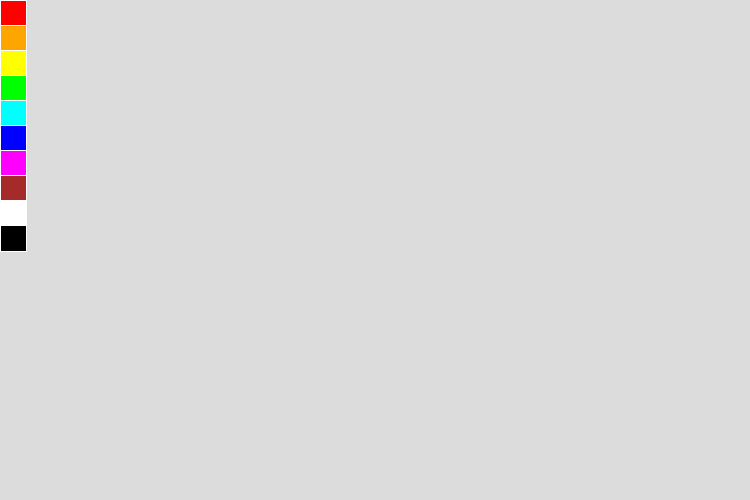
Frame 1 (no input)
Frame 60 (no input): identical to frame 1, image omitted
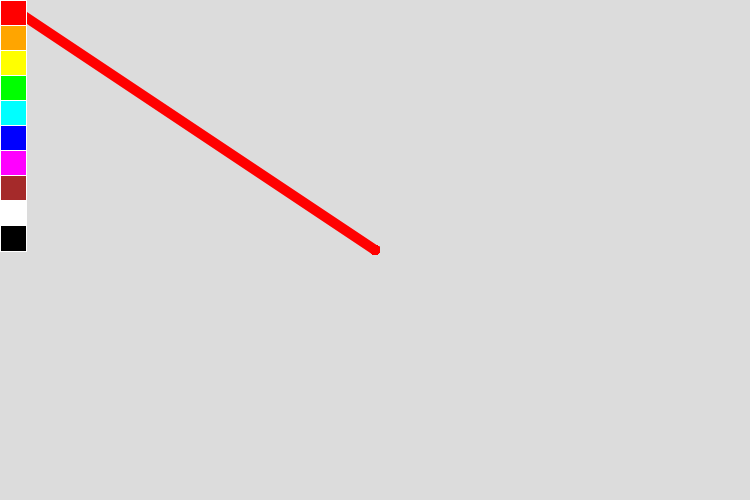
Frame 120 (the mouse pressed at the canvas centre since frame 60)

The p5.js sketch that drew these frames (run headless with seeded random() and noise() and a simulated clock; from frame 60 on, the mouse is pressed at the canvas centre):

// p5.js sketch
// ── sketch.js
let drawingColor = [255, 0, 0];

function setup() {
  createCanvas(750, 500);
  stroke('white');
  
  createColorButton('red', 0);
  createColorButton('orange', 25);
  createColorButton('yellow', 50);
  createColorButton('lime', 75);
  createColorButton('cyan', 100);
  createColorButton('blue', 125);
  createColorButton('magenta', 150);
  createColorButton('brown', 175);
  createColorButton('white', 200);
  createColorButton('black', 225);
  
  background(220);
  frameRate(300);
}

function draw() {
  if (mouseIsPressed) {
    stroke(drawingColor);
    strokeWeight(10);
    line(pmouseX, pmouseY, mouseX, mouseY);
  }
}

function createColorButton(color, yPos) {
  let button = createDiv();
  button.position(0, yPos);
  button.size(25, 25);
  button.style('background-color', color);
  button.style('border', '1.5px solid white');
  button.mousePressed(function () {
    changeColor(color);
  });
}

function changeColor(color) {
  switch (color) {
    case 'red':
      drawingColor = [255, 0, 0];
      break;
    case 'orange':
      drawingColor = [255, 165, 0];
      break;
    case 'yellow':
      drawingColor = [255, 255, 0];
      break;
    case 'lime':
      drawingColor = [0, 255, 0];
      break;
    case 'cyan':
      drawingColor = [0, 255, 255];
      break;
    case 'blue':
      drawingColor = [0, 0, 255];
      break;
    case 'magenta':
      drawingColor = [255, 0, 255];
      break;
    case 'brown':
      drawingColor = [165, 42, 42];
      break;
    case 'white':
      drawingColor = [255, 255, 255];
      break;
    case 'black':
      drawingColor = [0, 0, 0];
      break;
    default:
      drawingColor = [255, 0, 0];
  }
}
